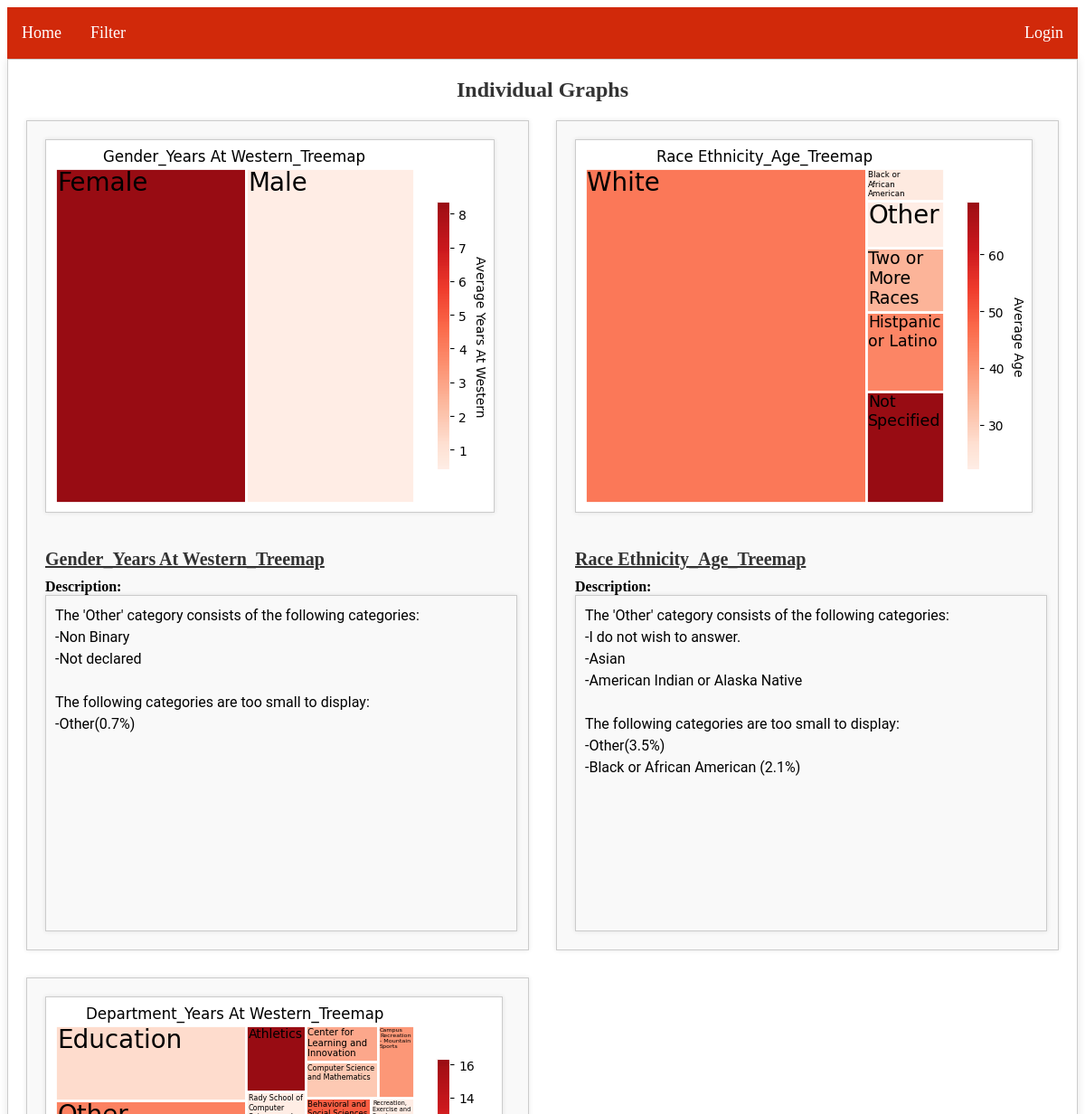
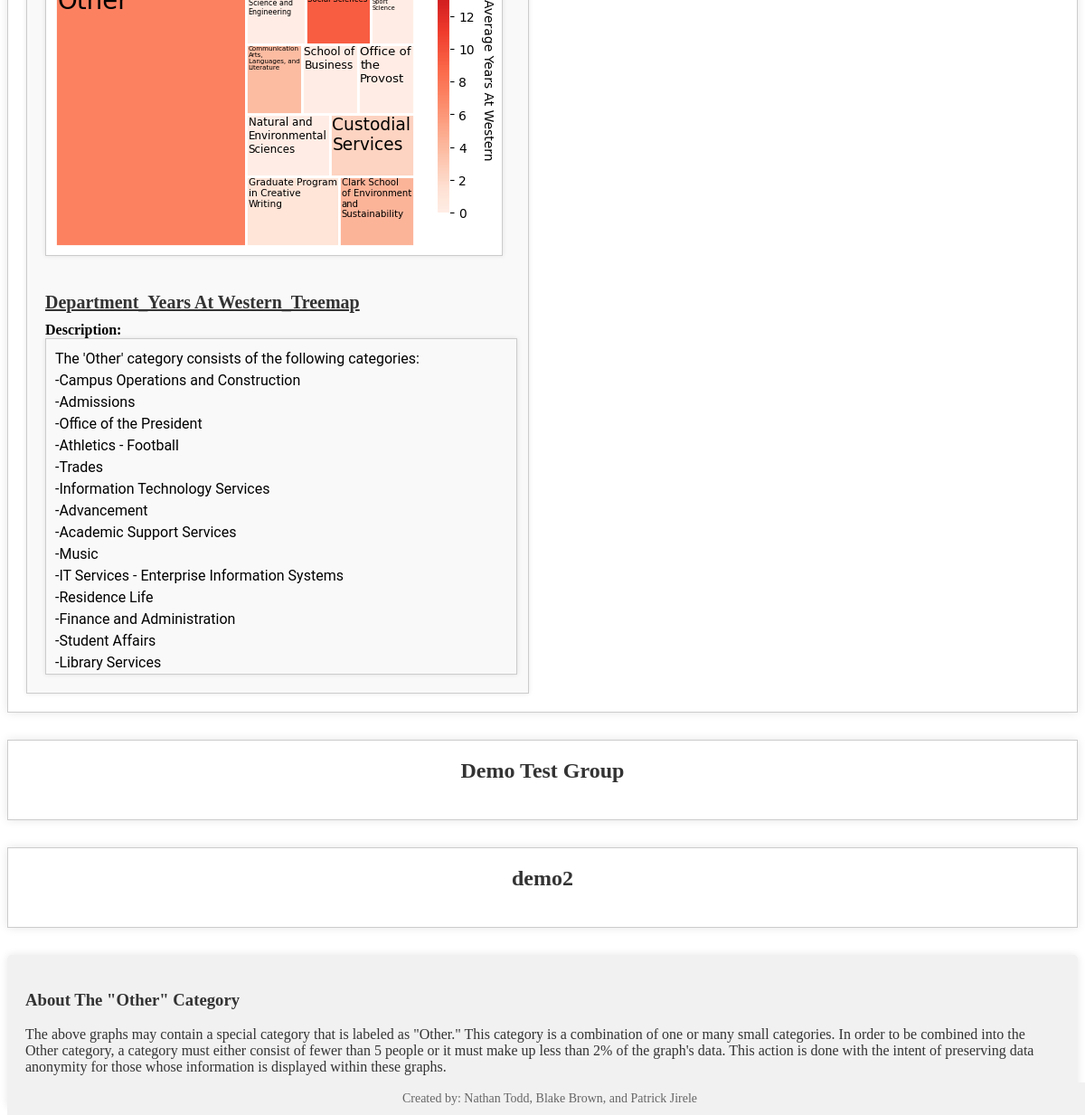
The page / on the database its author committed (2 pictures, top to bottom).
### main.py (models this page shows)
class Graphs(db.Model):
    id = db.Column(db.Integer, primary_key=True)
    path = db.Column(db.String(100), nullable=False)
    title = db.Column(db.String(50), nullable=False)
    description = db.Column(db.String(250), nullable=True)
    type = db.Column(db.String(20))
    useQuantity = db.Column(db.Boolean, default=False)
    currently_displayed = db.Column(db.Boolean, default=False, nullable=False)
    group_id = db.Column(db.Integer, db.ForeignKey('graphgroup.id'), nullable=True)

class GraphGroup(db.Model):
    __tablename__ = 'graphgroup'
    id = db.Column(db.Integer, primary_key=True)
    group_name = db.Column(db.String(100))
    currently_displayed = db.Column(db.Boolean, default=False, nullable=False)
    graphs = db.relationship('Graphs', backref='GraphGroup', lazy='dynamic')

### main.py (the view)
@app.route('/')
def home():
    graphsFromDb = Graphs.query.filter_by(currently_displayed = 1).all()
    graphs_by_group = GraphGroup.query.filter_by(currently_displayed = 1).all()
    return render_template('home.html', graphs=graphsFromDb, graphGroups=graphs_by_group)

### templates/home.html (shortened to what this page needs)
{% extends 'base.html' %}
{% block content %}
<body>
    {% if graphs %}
        <div class="group-container">
            <h2>Individual Graphs</h2>
            <div class="graph-grid">
                {% for graph in graphs %}
                <div class="group-graph-container" data-graph-id="{{ graph.id }}">
                    <img src="{{ graph.path }}" class="thumbnail-img" alt="{{ graph.title }}" onclick="openModal(this)">
                    <div class="content-wrapper">
                        <div class="title-container">{{ graph.title }}</div>
                        {% if graph.description %}
                        <div class="description-container">
                            <b>Description:</b>
                            <div class="description-quote">
                                {{ graph.description|safe }}
                            </div>
                        </div>
                        {% else %}
                            No Description provided
                        {% endif %}
                    </div>
                </div>
                {% endfor %}
            </div>
        </div>
    {% endif %}
    {% if graphGroups %}
        {% for group in graphGroups %}
        <div class="group-container" data-group-id="{{ group.id }}">
            <h2>{{ group.group_name }}</h2>
        </div>
        {% endfor %}
    {% endif %}
    <div class="other">
        <h3>About The "Other" Category</h3>
        <p>The above graphs may contain a special category that is labeled as "Other." This category is a combination of one or many small categories. In order to be combined into the Other category, a category must either consist of fewer than 5 people or it must make up less than 2% of the graph's data. This action is done with the intent of preserving data anonymity for those whose information is displayed within these graphs.</p>
    </div>
    <div class="footer">
        Created by: Nathan Todd, Blake Brown, and Patrick Jirele
    </div>
</body>
{% endblock %}

### templates/base.html (shortened to what this page needs)
<html>
<head>
    <!DOCTYPE html>
    <link href="/static/style.css" rel="stylesheet">
</head>
{% if current_user.is_authenticated %}
<body>
    <nav>
        <ul>
            <li><a href='/'>Home</a></li>
            <li><a href='/filterGraphs'>Filter</a></li>
            <li><a href='/createGraph'>Create Graphs</a></li>
            <li><a href='/uploadGraphs'>Upload Graphs</a></li>
            <li><a href='/editGroups'>Edit Groups</a></li>
            <li><a href='/uploadDataset'>Upload Dataset</a></li>
            <div class="dropdown">
                <button class="dropbtn">Account <i class="fa fa-caret-down"></i> </button>
                <div class="dropdown-content">
                    <a href="/updatePassword">Change Password</a>
                    {% if current_user.admin == 1 %}
                        <a href="/createAdmin">Create Admin</a>
                    {% endif %}
                    <a href="/logout">Logout</a>
                </div>
            </div>
        </ul>
    </nav>
</body>
{% else %}
<nav>
    <ul>
        <li><a href='/'>Home</a></li>
        <li><a href='/filterGraphs'>Filter</a></li>
        <div class="topnav-right">
            <li><a href='/login'>Login</a></li>
        </div>
    </ul>
</nav>
{% endif %}
{% block content %}
{% endblock %}
</html>

### static/style.css (style rules this page uses)
ul { list-style-type: none; margin: 0; padding: 0; overflow: hidden; background-color: #d1290a; }
li { float: left; }
li a { display: block; color: white; text-align: center; padding: 18px 16px; text-decoration: none; font-size: 18px; }
.topnav-right { float: right; }
.footer { position: fixed; bottom: 0; width: 100%; background-color: #f1f1f1; text-align: center; padding: 10px 0; font-size: 12px; }

### templates/base.html (style rules this page uses)
nav { position: sticky; top: 0; background-color: #333; z-index: 1; }

### templates/home.html (style rules this page uses)
.group-container { border: 1px solid #ccc; padding: 20px; margin-bottom: 30px; text-align: center; box-shadow: 0 0 10px rgba(0, 0, 0, 0.1); }
.group-container h2 { font-size: 24px; margin-top: 0; margin-bottom: 20px; color: #333; }
.graph-grid { display: grid; grid-template-columns: repeat(auto-fit, minmax(500px, 1fr)); grid-gap: 30px; }
.group-graph-container { display: grid; grid-template-columns: 1fr; grid-gap: 20px; align-items: start; background-color: #f9f9f9; padding: 20px; border: 1px solid #ccc; box-shadow: 0 0 5px rgba(0, 0, 0, 0.1); }
.thumbnail-img { max-width: 100%; border: 1px solid #ccc; box-shadow: 0 0 5px rgba(0, 0, 0, 0.1); cursor: pointer; transition: transform 0.3s ease; }
.content-wrapper { flex-grow: 1; text-align: left; margin-top: 20px; }
.title-container { font-weight: bold; font-size: 20px; color: #333; margin-bottom: 10px; text-decoration: underline; }
.description-container { max-width: 100%; word-wrap: break-word; white-space: normal; }
.description-quote { max-width: 100%; padding-bottom: 70%; border: 1px solid; overflow: scroll; max-width: 500px; word-wrap: break-word; white-space: normal; }
.description-quote { width: 550px; height: 350px; border: 1px solid #ccc; overflow: auto; scrollbar-color: gray white; scrollbar-width: thin; word-wrap: break-word; padding: 10px; box-shadow: 0 0 5px rgba(0, 0, 0, 0.1); background-color: #f9f9f9; font-family: 'Roboto', sans-serif; line-height: 1.5; }
.other { background-color: #f1f1f1; color: #333; padding: 20px; border-radius: 5px; box-shadow: 0 0 10px rgba(0, 0, 0, 0.1); }
.footer { text-align: center; margin-top: 30px; color: #666; font-size: 14px; }

### rows shown on the page
Graphs: path (picture), title "Gender_Years At Western_Treemap", description "The 'Other' category consists of the following categories: -Non Binary -Not declared The following categories are too small to display: -Other(0.7%)"
Graphs: path (picture), title "Race Ethnicity_Age_Treemap", description "The 'Other' category consists of the following categories: -I do not wish to answer. -Asian -American Indian or Alaska Native The following categories are too small to display: -Other(3.5%) -Black or African American (2.1%)"
Graphs: path (picture), title "Department_Years At Western_Treemap", description "The 'Other' category consists of the following categories: -Campus Operations and Construction -Admissions -Office of the President -Athletics - Football -Trades -Information Technology Services -Advancement -Academic Support Services -Music -IT Services - Enterprise Information Systems -Residence Life -Finance and Administration -Student Affairs -Library Services"
GraphGroup: group_name "Demo Test Group"
GraphGroup: group_name "demo2"
